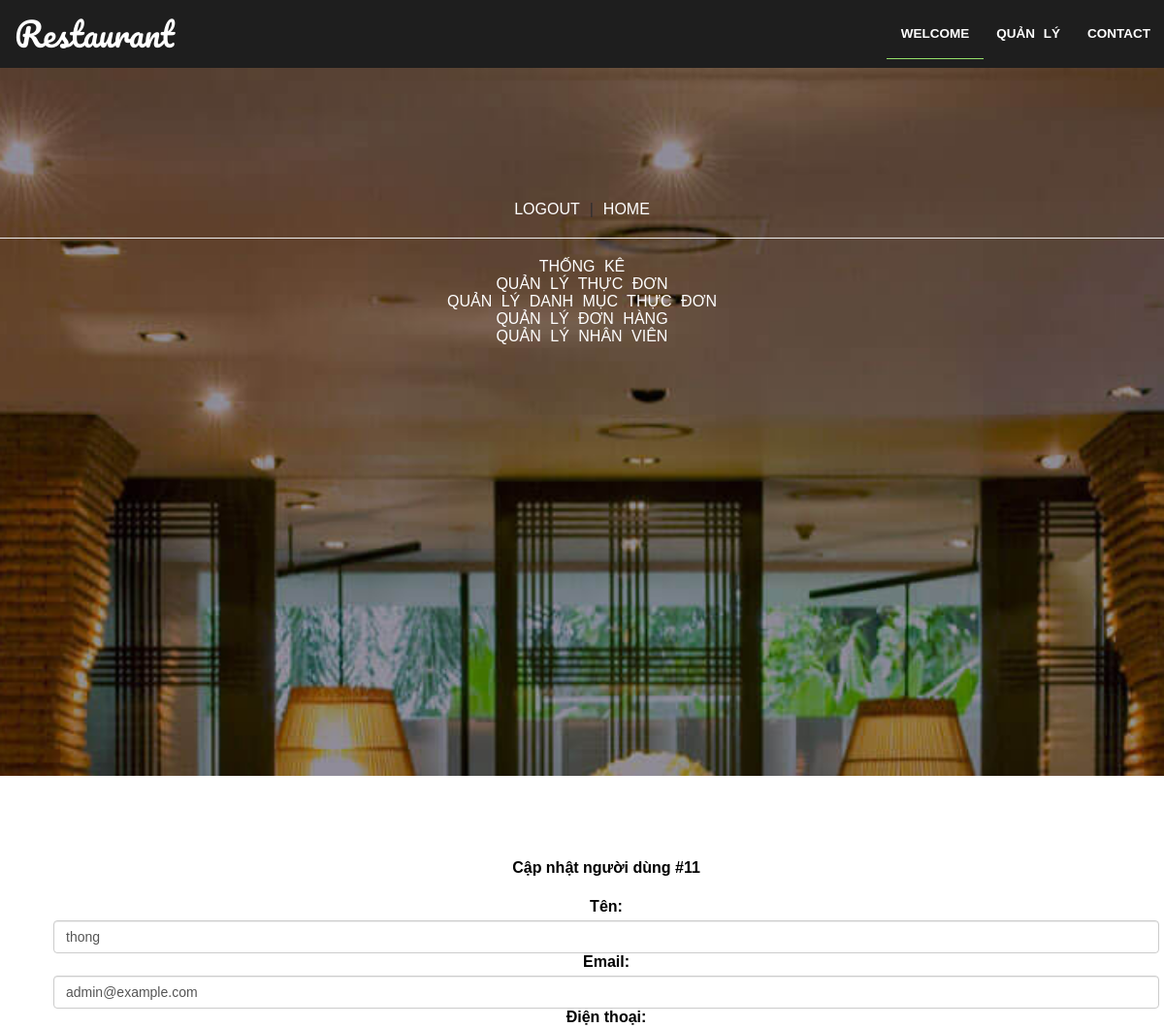
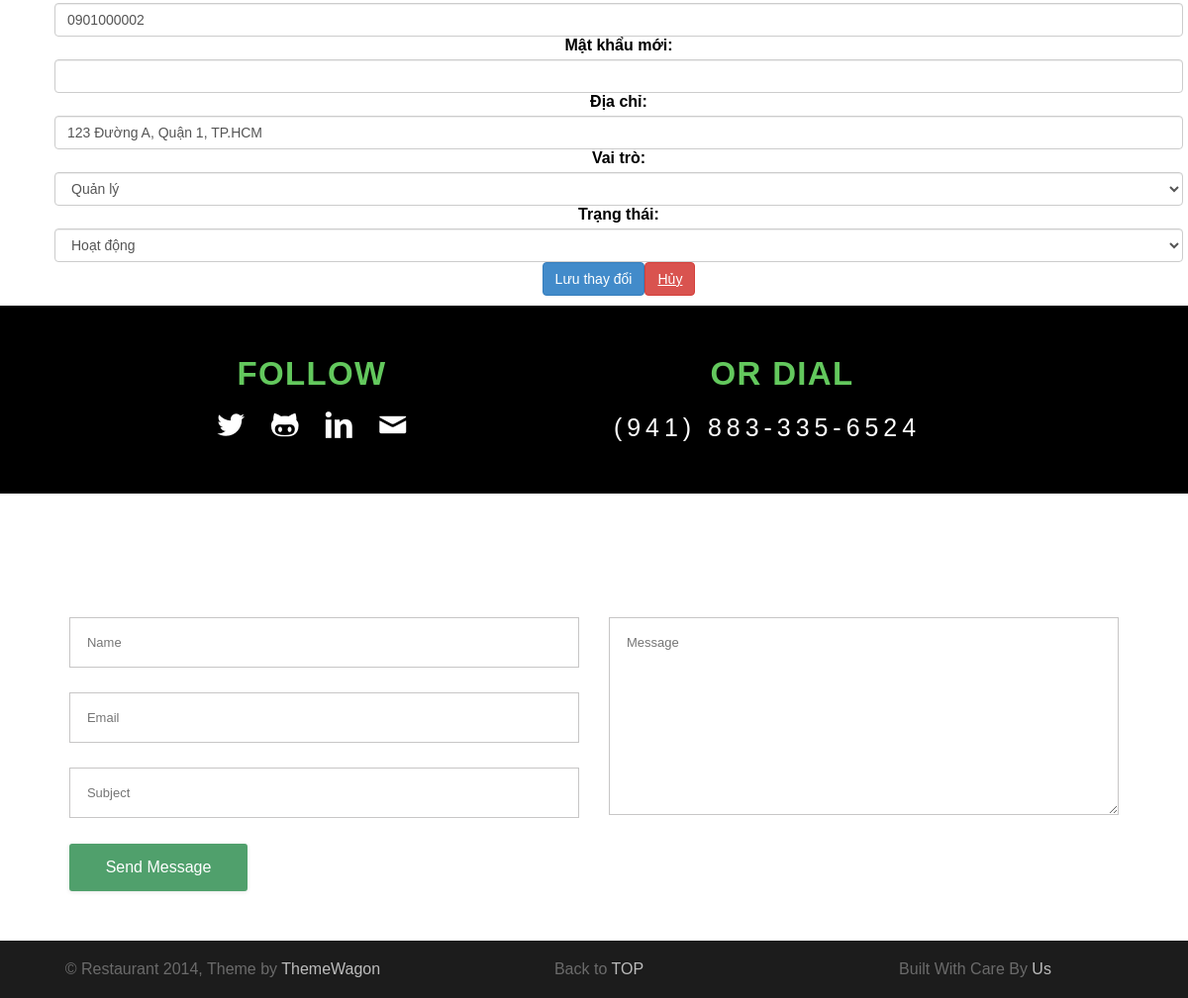
The app's page /admin.php?action=ANguoiDung&editUser=11 (signed in) with its own data (2 pictures, top to bottom).
### tables this page shows
CREATE TABLE `users` (
  `id` int(11) NOT NULL,
  `username` varchar(255) DEFAULT NULL,
  `password` varchar(255) DEFAULT NULL,
  `email` varchar(255) DEFAULT NULL,
  `phone` varchar(15) DEFAULT NULL,
  `address` varchar(255) DEFAULT NULL,
  `role_id` int(11) DEFAULT NULL,
  `status` enum('active','inactive') DEFAULT 'active'
);

### Model/mNguoiDung.php (called while the page is built, shortened)
<?php
class mNguoiDung {
    public function selectOneNguoiDung($userID){
        $p = new clsKetNoi();
        $truyvan = "SELECT u.*, r.name AS role_name
                    FROM Users u
                    JOIN Roles r ON u.role_id = r.id
                    WHERE u.id = $userID";
        $con = $p->MoKetNoi();
        $kq = mysqli_query($con, $truyvan);
        return $kq;
    }
    public function getAllRoles() {
        $p = new clsKetNoi();
        $con = $p->MoKetNoi();
        $query = "SELECT * FROM roles
        WHERE id != 4";
        $result = mysqli_query($con, $query);
        return $result;
    }
}
?>

### Controller/cNguoiDung.php (called while the page is built, shortened)
<?php
include_once("Model/mNguoiDung.php");
class cNguoiDung {
    public function getOneNguoiDung($maND){
            $p= new mNguoiDung();
            $kq= $p->selectOneNguoiDung($maND);
            if(mysqli_num_rows($kq)>0){
                return $kq;
            }else{
                return false;
            }
        }
    public function getAllRoles() {
        $p = new mNguoiDung();
        return $p->getAllRoles();
    }
}
?>

### View/ANguoiDung.php (the view, shortened to what this page needs)
<?php
include_once("Controller/cNguoiDung.php");
$p = new cNguoiDung();
$editId = isset($_GET['editUser']) ? intval($_GET['editUser']) : 0;
echo '<div class="user-container container">';
if ($editId > 0) {
    $user = $p->getOneNguoiDung($editId);
    echo '<h4 class="text-center mb-4">Cập nhật người dùng #' . $editId . '</h4>';
    if ($user && mysqli_num_rows($user) > 0) {
        $r = mysqli_fetch_assoc($user);
        echo '<form method="POST" action="admin.php?action=ANguoiDung&editUser=' . $r['id'] . '">';
        echo '<div class="mb-3"><label>Tên:</label><input type="text" name="tennd" value="' . htmlspecialchars($r['username']) . '" class="form-control" required></div>';
        echo '<div class="mb-3">
            <label for="email">Email:</label>
            <input type="email" name="email" id="email" value="' . htmlspecialchars($r['email']) . '" class="form-control" required
                pattern="[a-zA-Z0-9._%+-]+@[a-zA-Z0-9.-]+\.[a-zA-Z]{2,}$"
                title="Vui lòng nhập một email hợp lệ, ví dụ: user@example.com">
        </div>';
        echo '<div class="mb-3"><label>Điện thoại:</label><input type="text" name="phone" value="' . htmlspecialchars($r['phone']) . '" class="form-control"></div>';
        echo '<div class="mb-3"><label>Mật khẩu mới:</label><input type="password" name="password" class="form-control"></div>';
        echo '<div class="mb-3"><label>Địa chỉ:</label><input type="text" name="address" value="' . htmlspecialchars($r['address']) . '" class="form-control"></div>';
        echo '<div class="mb-3">
            <label for="role_id">Vai trò:</label>
            <select name="role_id" id="role_id" class="form-control" required>';
        $roles = $p->getAllRoles();
        while ($role = mysqli_fetch_assoc($roles)) {
            $selected = ($role['id'] == $r['role_id']) ? 'selected' : '';
            echo '<option value="' . $role['id'] . '" ' . $selected . '>' . htmlspecialchars($role['name']) . '</option>';
        }
        echo '</select></div>';
        echo '<div class="mb-3"><label>Trạng thái:</label>
            <select name="status" class="form-control">
                <option value="active" ' . ($r['status'] == 'active' ? 'selected' : '') . '>Hoạt động</option>
                <option value="inactive" ' . ($r['status'] == 'inactive' ? 'selected' : '') . '>Ngưng hoạt động</option>
            </select></div>';
        echo '<button type="submit" class="btn btn-primary" name="btnUpdate">Lưu thay đổi</button>';
        echo '<a href="admin.php?action=ANguoiDung" class="btn btn-danger">Hủy</a>';
        echo '</form>';
    }
}
else {
if (!$kq || mysqli_num_rows($kq) == 0) {
    echo '<div class="alert alert-warning text-center">❌ Không có dữ liệu người dùng.</div>';
}}
echo '</div>';
?>

### css/main.css (style rules this page uses)
*, *:before, *:after { -moz-box-sizing: border-box; box-sizing: border-box; -webkit-font-smoothing: antialiased; }
body, html { margin: 0; padding: 0; height: 100%; }
h1, h2, p, span, a { font-family: "museo-sans", helvetica, sans-serif; color: #2f2e2f; margin: 0; padding: 0; }

### View/ANguoiDung.php (style rules this page uses)
.user-container { margin-top: 40px; }

### records on screen
users: tennd "thong", email "admin@example.com", phone "0901000002", address "123 Đường A, Quận 1, TP.HCM", status "Hoạt động"

### other values on screen
$editId "11"
form field role_id "Quản lý"
